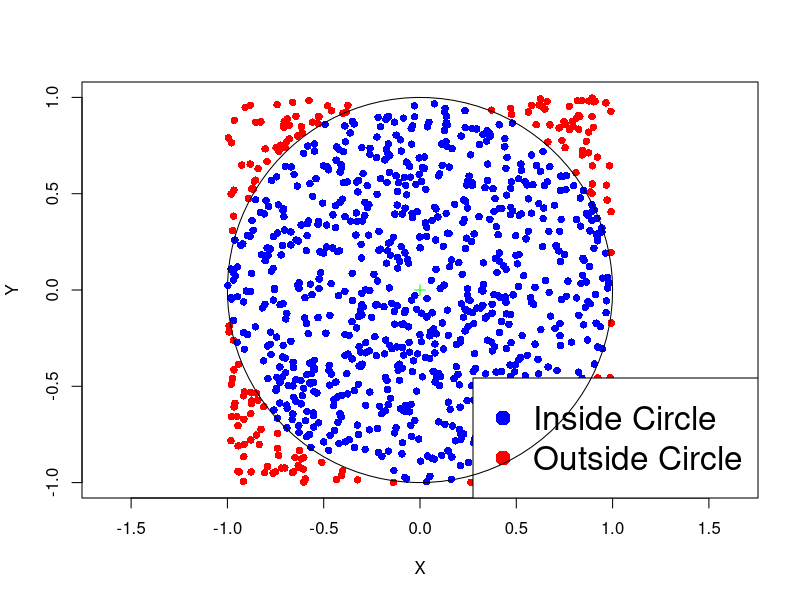
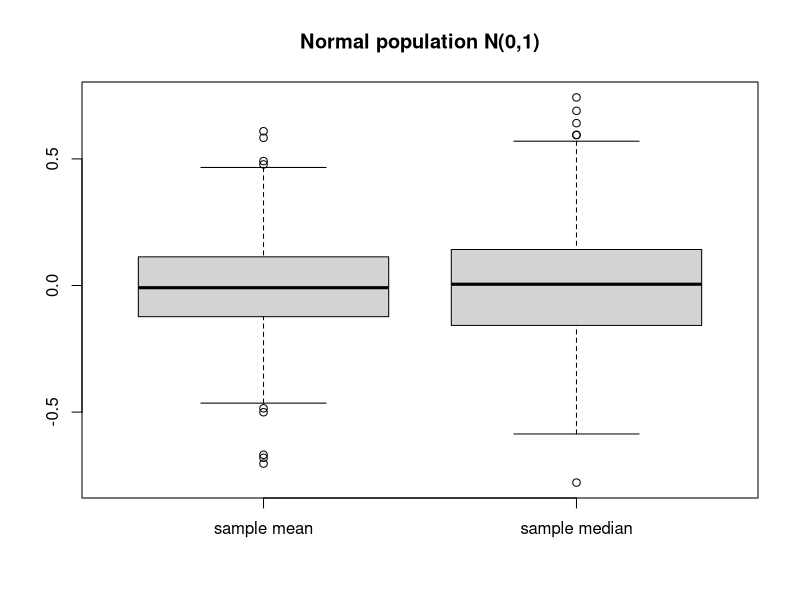

Recreate these plots in R, in order.
## ---- chunk 1
manager.null.p <- c(51/1788, 103/1788, 144/1788, 
                    168/1788, 29/1788, 101/1788)
null.p <- rep(manager.null.p, c(3, 3, 3, 3, 3, 3))
print(round(null.p,2))
## ---- chunk 2
# Store matrix of counts into single R vector
counts <- c(27, 9, 15,
            54, 25, 24,
            84, 32, 28, 
            91, 37, 40,
            11, 10, 8,
            61, 12, 28)

# Store matrix of null probabilities into single R vector
# To avoid copy pasting, first store probabilities of each Manager
manager.null.p <- c(51/1788, 103/1788, 144/1788, 
                    168/1788, 29/1788, 101/1788)

# Repeat each entry 3 times 
null.p <- rep(manager.null.p, c(3, 3, 3, 3, 3, 3))

# Perform goodness-of-fit test
ans <- chisq.test(counts, p = null.p)

# Print answer
print(ans)
## ---- chunk 3
# Store each row into and R vector
row_1 <- c(2180, 871)
row_2 <- c(1820, 1400)
row_3 <- c(1703, 614)

# Assemble the rows into an R matrix
counts <- rbind(row_1, row_2, row_3)

# Perform chi-squared test of independence
ans <- chisq.test(counts)

# Print answer
print(ans)
## ---- chunk 4
# Store each row into and R vector
row_1 <- c(27, 9, 15)
row_2 <- c(54, 25, 24) 
row_3 <- c(84, 32, 28) 
row_4 <- c(91, 37, 40)
row_5 <- c(11, 10, 8)
row_6 <- c(61, 12, 28)

# Assemble the rows into an R matrix
counts <- rbind(row_1, row_2, row_3, row_4, row_5, row_6)

# Perform chi-squared test of independence
ans <- chisq.test(counts)

# Print answer
print(ans)
## ---- chunk 5
#| fig-asp: 1

R <- 1
niters <- 1000
total <- 0
in_circle <- 0

# Function to plot the points
plot_points <- function(x, y, R) {
  plot(x, y, col = ifelse(x^2 + y^2 <= R^2, "blue", "red"), pch = 16, xlab = "X", ylab = "Y", asp = 1, frame.plot = TRUE, xlim = c(-1,1), ylim = c(-1,1) )
  points(0, 0, col = "green", pch = 3)  # Plotting the center of the circle
  legend("bottomright", legend = c("Inside Circle", "Outside Circle"), col = c("blue", "red"), pch = 16, cex = 2)
  circle <- seq(0, 2 * pi, length.out = 100)
  lines(R * cos(circle), R * sin(circle))  # Plotting the circle
}

x <- runif(niters, -R, R)
y <- runif(niters, -R, R)
plot_points(x, y, R)

## ---- chunk 6
N <- 10000      # We do 100000 iterations and print every 10000
total <- 0      # Counts total number of points
in_circle <- 0  # Counts points falling in circle

for (j in 1:10) {   # This loop is for printing message every N iterations
  for (i in 1:N) {  # Loop in which points are counted
    x <- runif(1, -1, 1); y <- runif(1, -1, 1);  # sample point (x,y)
    if (x^2 + y^2 <= 1) {    
      in_circle <- in_circle + 1  # If (x,y) in circle increase counter
    }
    total <- total + 1  # Increase total counter (in any case)
  }
  
  pi_approx <- ( in_circle / total ) * 4  # Compute approximate area

  cat(sprintf("After %8d iterations pi is %.08f, error is %.08f\n",
     (j * N), pi_approx, abs(pi_approx - pi)))
}
## ---- chunk 7
set.seed(231) 

# Generate 1000 samples of size 10 from N(0,1) and compute sample mean
n <- 10; M <- 1000

sim.xbar <- replicate(M, mean(rnorm(n)))

# Print mean and variance of sample mean
cat("Expected value:", mean(sim.xbar), "  Variance:", var(sim.xbar))
## ---- chunk 8
set.seed(23) 

M <- 1000; n <- 30  
sim.mean <- replicate(M, mean(rnorm(n)))
sim.median <- replicate(M, median(rnorm(n)))

boxplot(list("sample mean" = sim.mean, 
             "sample median" = sim.median),
        main = "Normal population N(0,1)")
## ---- chunk 9
#| echo: true
# Roll two dice

sample(1:6, 2, replace = T)
## ---- chunk 10
#| echo: true

M <- 1000

sim.rolls <- replicate(M, sum( sample(1:6, 2, replace = T) ))

number.of.7s <- sum( sim.rolls == 7 )
p <- number.of.7s / M

cat("The estimated probability of rolling 7 is", p)
## ---- chunk 11
set.seed(231)

# Sample 100 times from N(0,1)
x <- rnorm(100)

# Compute confidence interval using t.test
interval <- t.test(x)$conf.int

# Save left and right extremes
a <- interval[1];   b <- interval[2]

cat("Simulated confidence interval: a =", a, "  b = ", b)
## ---- chunk 12
set.seed(231)

n <- 100; M <- 10000

intervals <- replicate(M, t.test(rnorm(n)) $ conf.int)

intervals[ ,1:5]
## ---- chunk 13
set.seed(231)

# Simulate M confidence intervals for the mean
n <- 100; M <- 10000

intervals <- replicate(M, t.test(rnorm(n)) $ conf.int)

# Save left and right extremes in vectors
a <- intervals[1, ];   b <- intervals[2, ]

# Check how many times mu = 0 belongs to (a,b)
mu.belongs <- sum( (a < 0) & (0 < b) )

# Estimate the probability that mu = 0 belongs to (a,b)
p <- mu.belongs / M

cat("mu = 0 belongs to the confidence interval with probability", p)
## ---- chunk 14
set.seed(22)

# Enter counts and null hypothesis probabilities
counts <- c(32, 15, 9, 4)
null.p <- c(0.5, 0.3, 0.15, 0.05)

# Compute total counts
m <- sum(counts)

# Compute expected counts
exp.counts <- m * null.p

# Compute the observed chi-squared statistic
obs.chi <- sum( (counts - exp.counts)^2 / exp.counts )

# Simulate M chi-squared statistics
M <- 10000

sim.chi.vect <- replicate(M, {
                # Simulate multinomial counts under null hypothesis
                sim.counts <- rmultinom(1, m, null.p)
                            
                # Compute chi-squared statistic from the simulated counts
                sim.chi <- sum( (sim.counts - exp.counts )^2 / exp.counts)
                })

# Check how many simulated statistics are extreme
num.extreme <- sum( sim.chi.vect >= obs.chi )

# Estimate the p-value
sim.p.value <- num.extreme / M

# Perform chi-squared test using built-in R function
ans <- chisq.test(counts, p = null.p, simulate.p.value = T)

# Extract p-value from chi-squared test result
R.p.value <- ans$p.value

# Print p-values for comparison
cat("\nOur simulated p-value is:", sim.p.value)
cat("\nR simulated p-value is:", R.p.value)
## ---- chunk 15
# Enter original sample and compute size
x <- c(36, 40, 46, 54, 57, 58, 59, 60, 62, 63)
n <- length(x)

# Bootstrap sample mean B = 10,000 times
B <- 10000

xbar.star <- replicate(B, {
                       x.star <- sample(x, n, replace = TRUE)
                       xbar.star <- mean(x.star)
                      })

# Compute 95% CI from bootstrap samples
alpha <- 0.05
boot.CI <- quantile(xbar.star, probs = c(alpha/2, 1-alpha/2))

# Compute 95% t-test CI
t.test.CI <- t.test(x)$conf.int

# Print results
cat("Bootstrap Confidence Interval (95%):", boot.CI)
cat("\nt-test Confidence Interval (95%):", t.test.CI)
